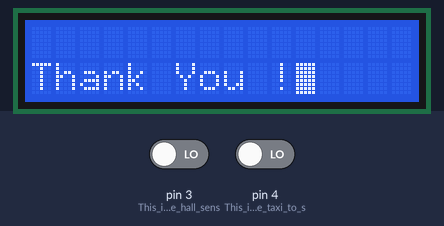
The sketch below on a simulated Arduino Uno, built with avr-gcc and run on an emulated ATmega328P. Shown: 16×2 character LCD. The test bench sets the inputs (shaded band); at power-on: pin 3 (This_is_for_the_hall_sens) LOW, pin 4 (This_is_for_the_taxi_to_s) LOW. The modem accepts every AT command (registered, SIM ready, sends succeed) and sends nothing else; what the sketch prints to the serial monitor is not drawn.

Above: at 2.2 s.
2.3 s: pin 3 (This_is_for_the_hall_sens) driven HIGH
At 2.9 s:
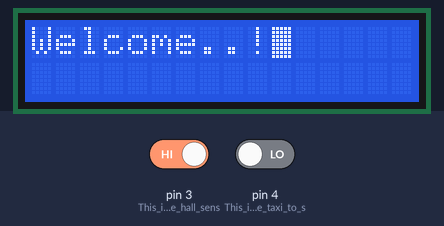
4.3 s: pin 3 (This_is_for_the_hall_sens) driven LOW
At 9.0 s:
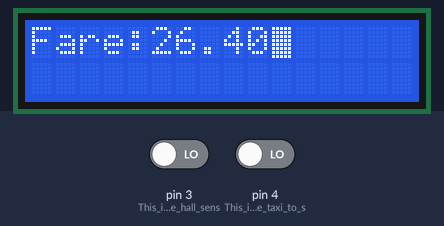
At 18.8 s:
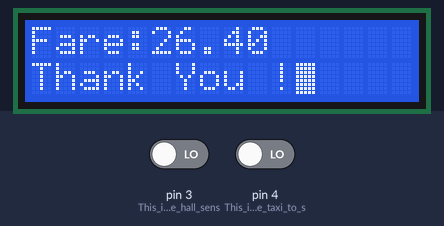
Timing chart, 0 to 19.1 s (numbered marks = the images above; inputs shaded):
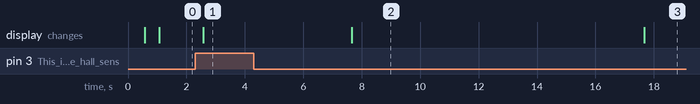

Measured:
- after the input at 2.3 s, the display: changes after 0.27 s (image 1)
- after the input at 4.3 s, the display: changes after 3.4 s (image 2)
- what the display in image 2 shows lasts 10.0 s, from 7.7 s to 17.7 s

The sketch:

Bike_Taxi_Meter.ino
```cpp
#include <LiquidCrystal.h>
#include<SoftwareSerial.h>
#include<TimeLib.h>
SoftwareSerial myGsm(5,6);
LiquidCrystal lcd(7, 8, 9, 10, 11, 12);
void setup() {
  pinMode(3,INPUT);//This is for the hall sensor output
  pinMode(4,INPUT);//This is for the taxi to start
  Serial.begin(9600);
  Serial.println("Setup executed");
  delay(250);
  myGsm.begin(9600);
  Serial.println("Started the Gsm");
  delay(250);
  lcd.begin(16,2);
  lcd.clear();
  lcd.blink();
  delay(250);
  Serial.println("Started the lcd");
  delay(250);

}


void loop() {
  int count=(-1);
  double distance=0.0,fare=0,distinrev=1.27;
  double tinitial,tfinal,t1=0,t2=0,t3=0,t4,velocity1=0,velocity2,acc;
  tinitial=now();
  if(digitalRead(3)==HIGH)
  {
    lcd.clear();
    lcd.setCursor(0,0);
    lcd.print("Welcome..!");
    delay(000);
     while(digitalRead(3)==HIGH)//Taxi mode is on
   {
        Serial.println("loop enter");
        if(digitalRead(4)==LOW)
      {
        count++;
        Serial.print("Count:");
        Serial.println(count);
        delay(1000);
        distance=distance+distinrev;//distance covered in meters
        Serial.print("distance:");
        Serial.println(distance);
        t4=t3;
        t3=t2;
        t2=t1;
        t1=now();
        Serial.print("time");
        Serial.println(t1);
        if(t1!=t2){
          velocity1=distinrev/(t1-t2);
          Serial.print("Velocity:");
          Serial.println(velocity1);
        }
        if(t3!=t4){
          velocity2=distinrev/(t3-t4);
          Serial.print("Velocity2:");
          Serial.println(velocity2);
        }
        if(count>5){
          acc=(velocity1-velocity2)/(t1-t4);
          if(acc>=2){
            distance=distance+2*distinrev;
          }
        }
      }

  }
  tfinal=now();
  fare=distance*10+(tfinal-tinitial)*0.5;
  Serial.print("The fare");
  Serial.println(fare);//At the end of this right the fare to be sent to the mobile phone of the owner
  SendMessage(fare);
  lcd.setCursor(0,0);
  lcd.print("Fare:");
  lcd.print(fare);
  delay(10000);
  }
 else{
 Serial.println("Thank You");
 lcd.setCursor(0,1);
 lcd.print("Thank You !");
 delay(1500);
 }
}

void SendMessage(double fare){
  myGsm.println("AT+CMGF=1");    //Sets the GSM Module in Text Mode
  delay(1000);  // Delay of 1000 milli seconds or 1 second
  myGsm.println("AT+CMGS=\"+917997540706\"\r"); // Replace x with mobile number
  delay(1000);
  myGsm.println("The fare for your trip is :");
  myGsm.println(fare,9);
  myGsm.println((char)26);// ASCII code of CTRL+Z
  delay(1000);

}
```
